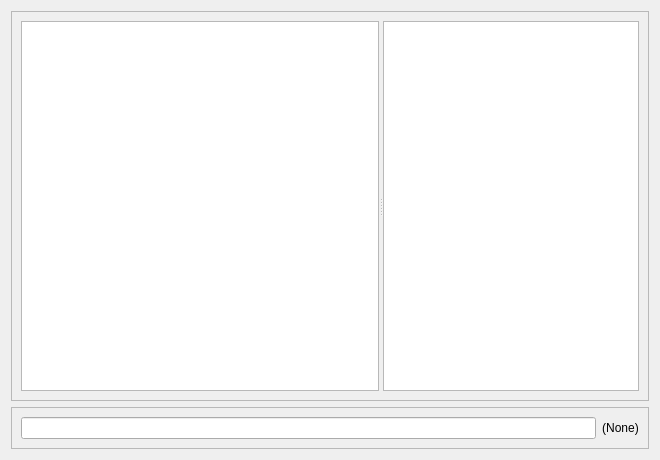
<?xml version="1.0" encoding="UTF-8"?>
<ui version="4.0">
 <class>BirchSubWindow</class>
 <widget class="QMdiSubWindow" name="BirchSubWindow">
  <property name="geometry">
   <rect>
    <x>0</x>
    <y>0</y>
    <width>660</width>
    <height>460</height>
   </rect>
  </property>
  <property name="windowTitle">
   <string>Form</string>
  </property>
  <layout class="QGridLayout" name="gridLayout">
   <item row="2" column="0">
    <widget class="QFrame" name="frame">
     <property name="maximumSize">
      <size>
       <width>16777172</width>
       <height>50</height>
      </size>
     </property>
     <property name="frameShape">
      <enum>QFrame::StyledPanel</enum>
     </property>
     <property name="frameShadow">
      <enum>QFrame::Raised</enum>
     </property>
     <layout class="QHBoxLayout" name="horizontalLayout">
      <item>
       <widget class="QLineEdit" name="text_input"/>
      </item>
      <item>
       <widget class="QLabel" name="label_ChanName">
        <property name="text">
         <string>(None)</string>
        </property>
        <property name="alignment">
         <set>Qt::AlignCenter</set>
        </property>
       </widget>
      </item>
     </layout>
    </widget>
   </item>
   <item row="0" column="0">
    <widget class="QFrame" name="frame_2">
     <property name="frameShape">
      <enum>QFrame::StyledPanel</enum>
     </property>
     <property name="frameShadow">
      <enum>QFrame::Raised</enum>
     </property>
     <layout class="QHBoxLayout" name="horizontalLayout_2">
      <item>
       <widget class="QSplitter" name="splitter">
        <property name="sizePolicy">
         <sizepolicy hsizetype="Expanding" vsizetype="Expanding">
          <horstretch>0</horstretch>
          <verstretch>0</verstretch>
         </sizepolicy>
        </property>
        <property name="orientation">
         <enum>Qt::Horizontal</enum>
        </property>
        <widget class="QTextEdit" name="editor_Window">
         <property name="sizePolicy">
          <sizepolicy hsizetype="Expanding" vsizetype="Expanding">
           <horstretch>10</horstretch>
           <verstretch>0</verstretch>
          </sizepolicy>
         </property>
         <property name="maximumSize">
          <size>
           <width>16777215</width>
           <height>16777215</height>
          </size>
         </property>
         <property name="readOnly">
          <bool>true</bool>
         </property>
         <property name="acceptRichText">
          <bool>true</bool>
         </property>
        </widget>
        <widget class="QListView" name="list_NickList">
         <property name="sizePolicy">
          <sizepolicy hsizetype="Expanding" vsizetype="Expanding">
           <horstretch>0</horstretch>
           <verstretch>0</verstretch>
          </sizepolicy>
         </property>
         <property name="maximumSize">
          <size>
           <width>16777215</width>
           <height>16777215</height>
          </size>
         </property>
        </widget>
       </widget>
      </item>
     </layout>
    </widget>
   </item>
  </layout>
 </widget>
 <customwidgets>
  <customwidget>
   <class>QMdiSubWindow</class>
   <extends>QWidget</extends>
   <header>qmdisubwindow.h</header>
   <container>1</container>
  </customwidget>
 </customwidgets>
 <resources/>
 <connections/>
</ui>
